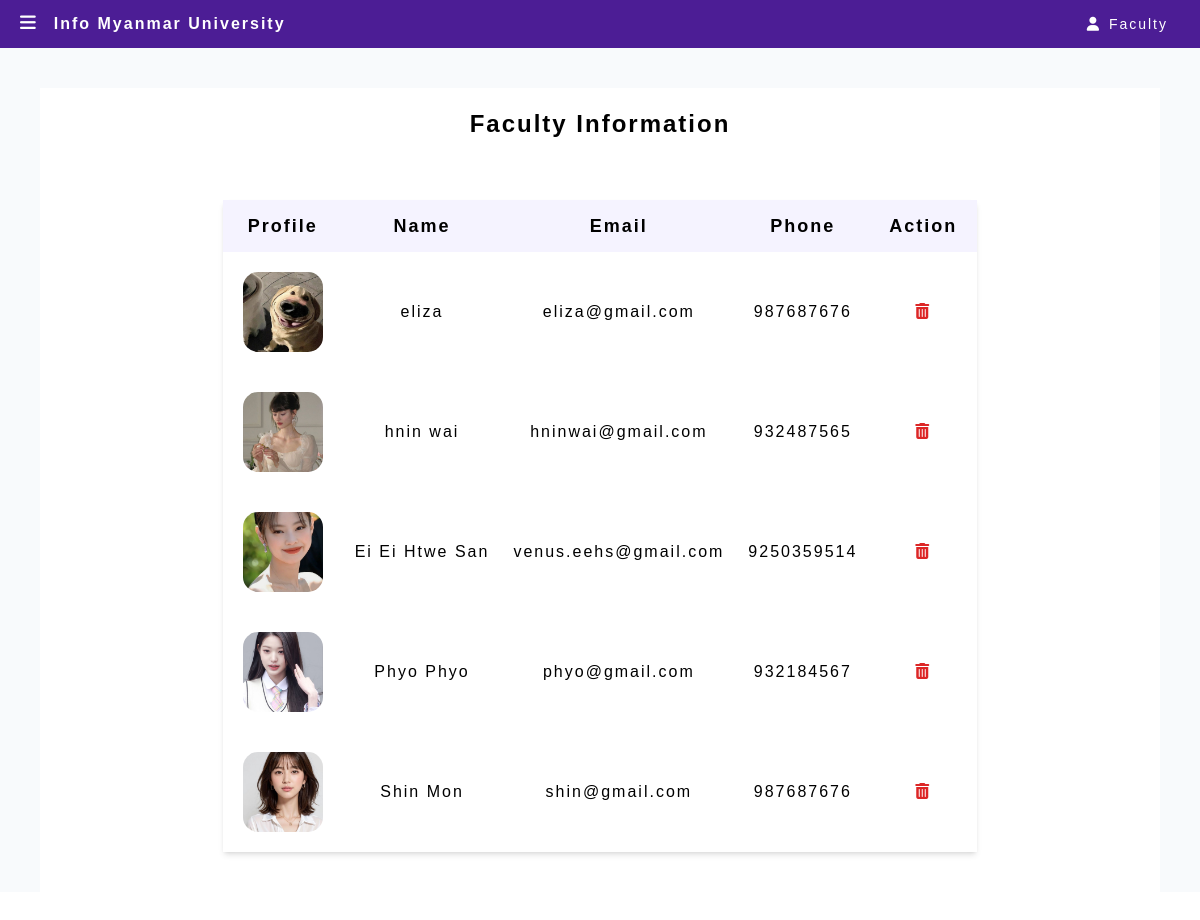
Page /adminfacultyInfo (signed in) on the earlier database version.
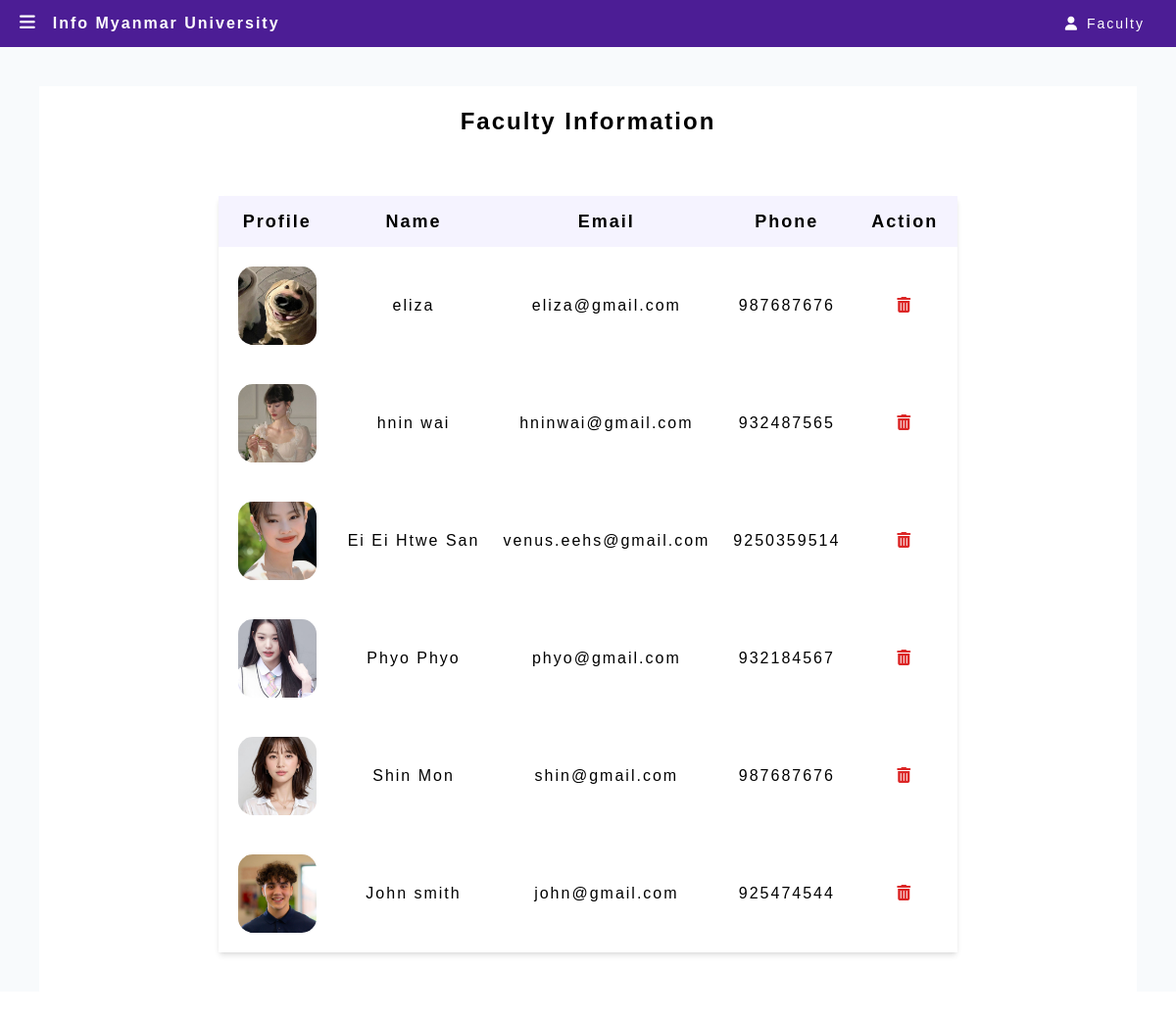
Same page on the later database version.
### Website/models.py (models this page shows)
class Admin(db.Model, UserMixin):
    id = db.Column(db.Integer, primary_key=True)
    email = db.Column(db.String(150), unique=True)
    name = db.Column(db.String(150))
    phone = db.Column(db.Integer)
    password = db.Column(db.String(150))
    roleCode = db.Column(db.String(150))
    profile = db.Column(db.String(300))

### app.py (the view)
@app.route('/adminfacultyInfo', methods=['GET', 'POST'])
def adminfacultyInfo():
    if 'admin_id' not in session:
        return redirect(url_for('adminLogin'))
    else:
        return adminfacultyinfo()

### Website/adminfeatues.py (called while the page is built)
def adminfacultyinfo():
    code = "F1001" # faculty code
    admins = Admin.query.filter_by(roleCode=code).all()
    return render_template("adminfacultyInfo.html", admins = admins)

### Website/templates/adminfacultyInfo.html (shortened to what this page needs)
{% extends "adminlayout.html" %} {% block title %} Faculty Information {% endblock%}
{% block content %}
<div class="m-10 flex flex-col justify-center items-center bg-white">
<h3 class="mt-5 text-2xl font-semibold mb-5 text-center">Faculty Information</h3>
  <div>
  <table class="text-center mx-16 my-10 shadow-md">
    <thead class="bg-violet-50 text-lg font-semibold">
        <tr>
            <th class="py-3 px-5">Profile</th>
            <th class="py-3 px-5">Name</th>
            <th class="py-3 px-5">Email</th>
            <th class="py-3 px-5">Phone</th>
            <th class="py-3 px-5">Action</th>
        </tr>
    </thead>
    <tbody>
        {% for admin in admins %}
        <tr>
            <td class="p-3">
                <img class=" w-24 h-24 object-cover p-2" style="border-radius:23px" src="{{ url_for('static', filename='images/' + admin.profile) }}" alt="user photo">
            </td>
            <td class="p-3">{{ admin.name }}</td>
            <td class="p-3">{{ admin.email }}</td>
            <td class="p-3">{{ admin.phone }}</td>
            <td class="p-3">
                <a href="/deletefacultyInfo/{{ admin.id }}" class="text-red-600 hover:scale-110 hover:text-red-400" data-item-id="2">
                <i class="fas fa-trash-alt"></i></a>
              </td>
        </tr>
        {% endfor %}
    </tbody>
</table>
</div>
</div>
{% endblock %}

Differences in the rows shown:
added Admin: profile (picture), name "John smith", email "john@gmail.com", phone "925474544"
